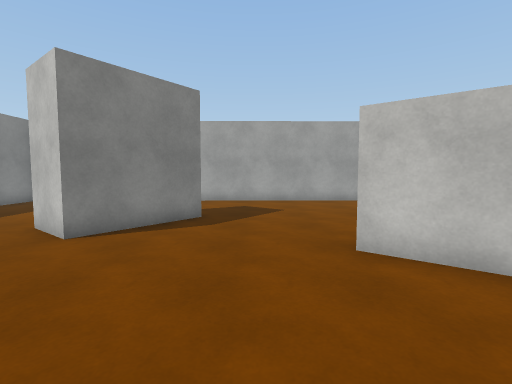
View 1 (above)

17 first-person views from a walk through a scene from a Unity 3-D project. The camera is 1.4 m above the floor, tilts 4° down and sees 85° across. The floor is counted in squares, 1 m on a side. Each view is taken from the middle of a square. On the plan, view 1 faces up. The plan holds only what a view shows up to about 14 squares ahead; the rest is blank. The player character is not drawn. Some animated figures are not drawn. Surface patterns are stand-ins for the level's own textures.

View 2
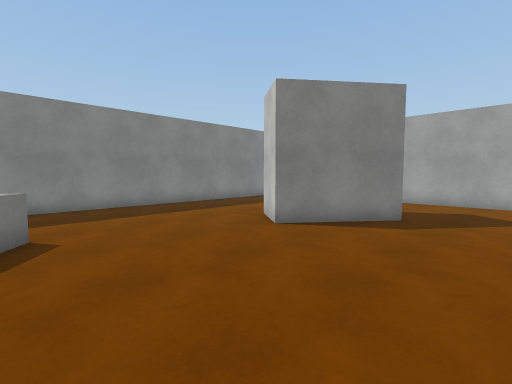

View 3
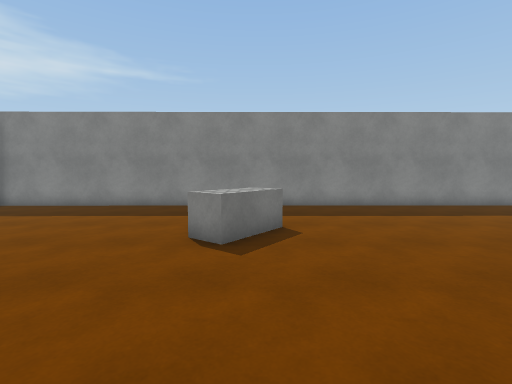

View 4
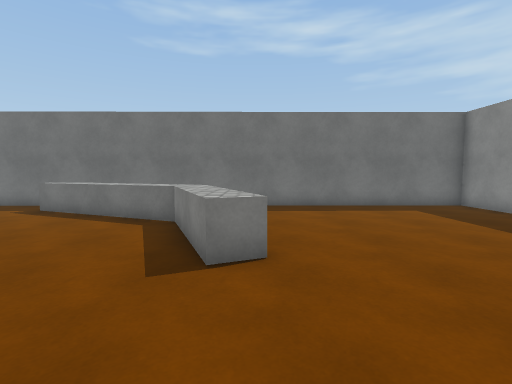

View 5
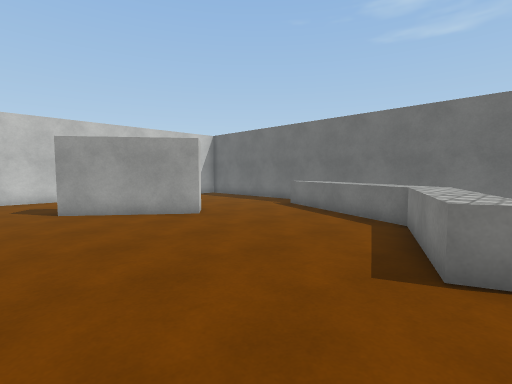

View 6
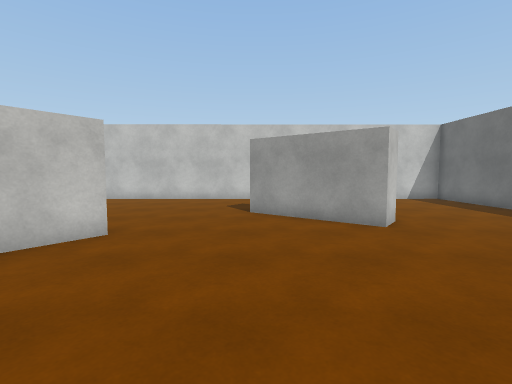

View 7
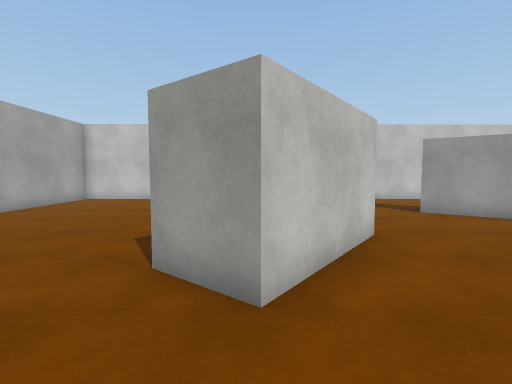

View 8
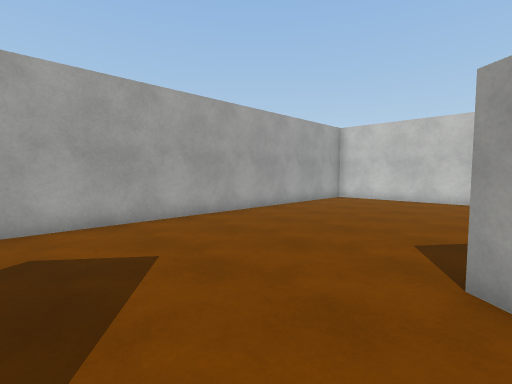

View 9
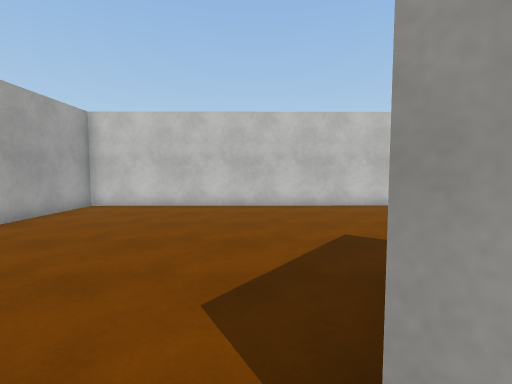

View 10
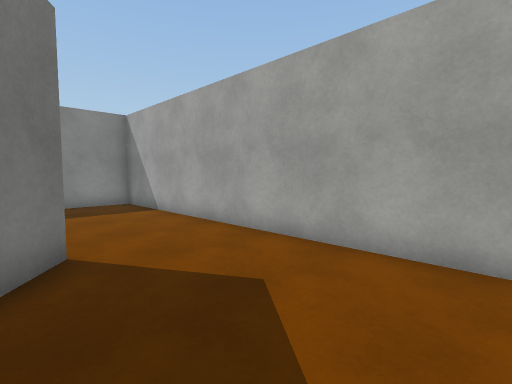

View 11
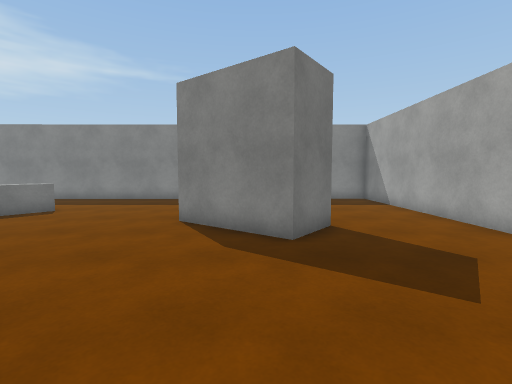

View 12
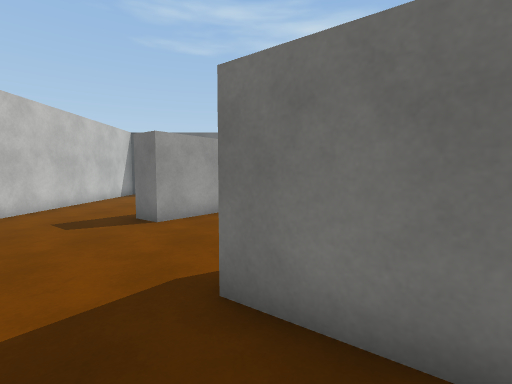

View 13
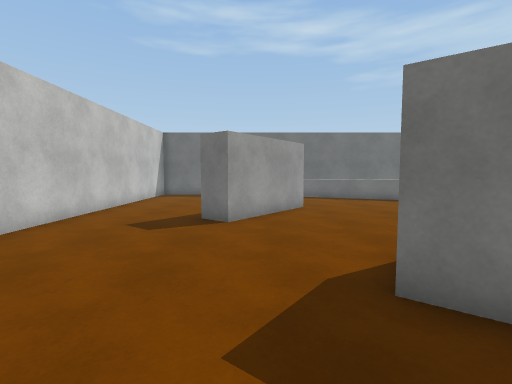

View 14
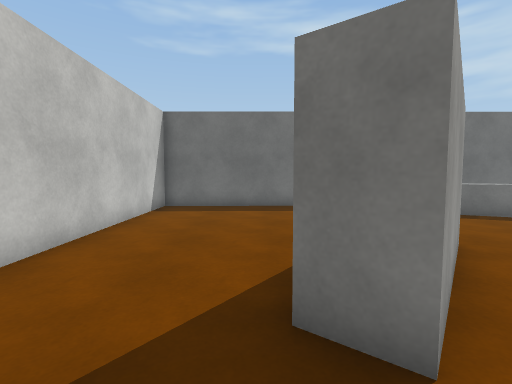

View 15
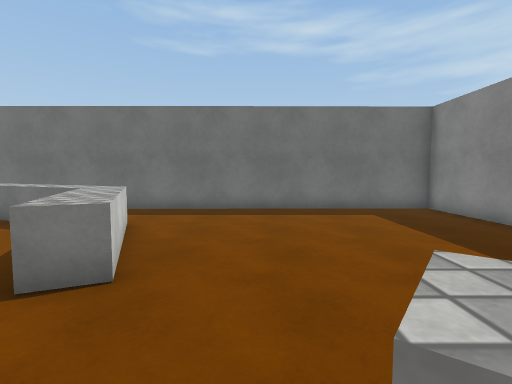

View 16
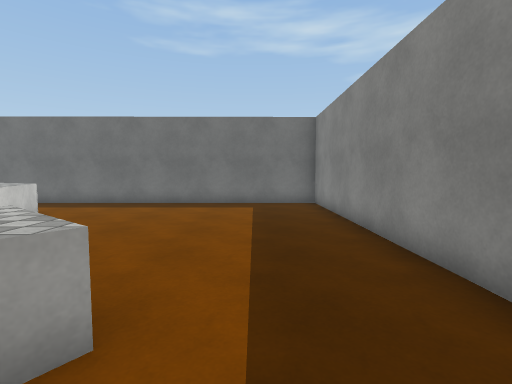

View 17
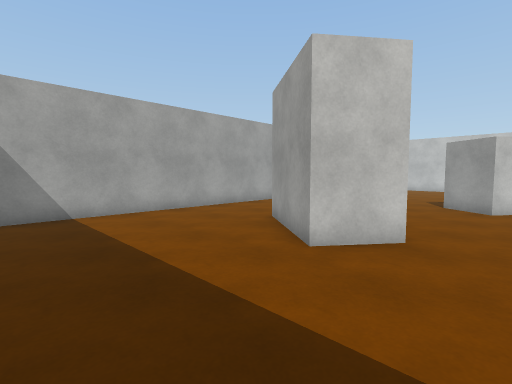

### Floor plan
Key: @ floor where view 1 was taken; # wall or solid block; . floor; = window, fence, low wall or low ledge; ^ raised ledge; O other object.
Columns run from 11 left of view 1 to 14 right of it. Each row starts with its distance up from view 1.
 14 ##########################
 13 #........................#
 12 #........................#
 11 #........................#
 10 #........................#
  9 #......###...............#
  8 #.....####...............#
  7 #.....###................#
  6 #......#......# .........#
  5 #............####........#
  4 #.............####.......#
  3 #..............## .......#
  2 #........................#
  1 #....O...................#
  0 #...OOO....@.............#
 -1 #....OOO............#....#
 -2 #..................##....#
 -3 #........==.......##.....#
 -4 #........^^.......# .....#
 -5 #.........^.......# .....#
 -6 #.........^^.............#
 -7 #.........^^^............#
 -8 #..........^^^^^.........#
 -9 #...........  ^^^=.......#
-10 #............     .......#
-11 ##########################

Positions as (right, up) in squares from view 1, and headings:
1: (0, 0), facing up
2: (1, 0), facing up-left
3: (1, 0), facing left
4: (-2, 1), facing down
5: (-2, 1), facing down-right
6: (-1, -1), facing right
7: (-1, 5), facing right
8: (-1, 6), facing up-right
9: (2, 7), facing right
10: (2, 9), facing up-left
11: (4, 8), facing left
12: (6, 7), facing down
13: (8, 7), facing down
14: (10, 1), facing down
15: (-4, 0), facing down
16: (-8, 2), facing down
17: (-10, 4), facing up-right
